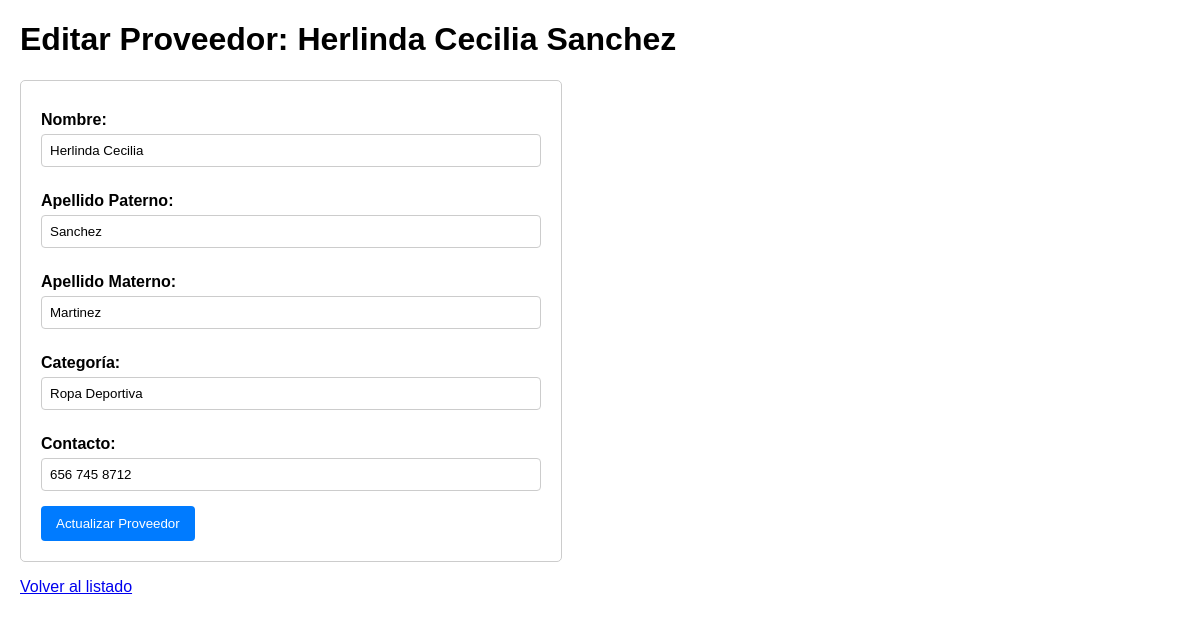
/editar/3/, run on the app's committed database.
### app_proveedor/models.py (models this page shows, shortened)
class Proveedor(models.Model):
    nombre = models.CharField(max_length=50)
    ap_paterno = models.CharField(max_length=50)
    ap_materno = models.CharField(max_length=50)
    categoria = models.CharField(max_length=100)
    contacto = models.CharField(max_length=15) # Usamos CharField para números de contacto
    class Meta:
        db_table = 'proveedor'

### app_proveedor/views.py (the view, shortened to what this page needs)
# urls.py: path('editar/<int:id>/', views.editar_proveedor, name='update_proveedor'),
def editar_proveedor(request, id):
    proveedor = get_object_or_404(Proveedor, id=id)
    return render(request, 'update_proveedor.html', {'proveedor': proveedor})

### app_proveedor/templates/update_proveedor.html (shortened to what this page needs)
<!DOCTYPE html>
<html lang="es">
<head>
</head>
<body>
    <h1>Editar Proveedor: {{ proveedor.nombre }} {{ proveedor.ap_paterno }}</h1>
    <form method="post">
        <label>Nombre:</label>
        <input type="text" name="nombre" value="{{ proveedor.nombre }}" required>
        <label>Apellido Paterno:</label>
        <input type="text" name="ap_paterno" value="{{ proveedor.ap_paterno }}" required>
        <label>Apellido Materno:</label>
        <input type="text" name="ap_materno" value="{{ proveedor.ap_materno }}" required>
        <label>Categoría:</label>
        <input type="text" name="categoria" value="{{ proveedor.categoria }}" required>
        <label>Contacto:</label>
        <input type="text" name="contacto" value="{{ proveedor.contacto }}" maxlength="15" required>
        <button type="submit">Actualizar Proveedor</button>
    </form>
    <p><a href="{% url 'read_proveedor' %}">Volver al listado</a></p>
</body>
</html>

### app_proveedor/templates/update_proveedor.html (style rules this page uses)
body { font-family: Arial, sans-serif; margin: 20px; }
form { max-width: 500px; padding: 20px; border: 1px solid #ccc; border-radius: 5px; }
label { display: block; margin: 10px 0 5px; font-weight: bold; }
input { width: 100%; padding: 8px; margin-bottom: 15px; border: 1px solid #ccc; border-radius: 4px; box-sizing: border-box; }
button { background-color: #007BFF; color: white; padding: 10px 15px; border: none; cursor: pointer; border-radius: 4px; }

### data on the page
Proveedor: nombre "Herlinda Cecilia", ap_paterno "Sanchez", ap_materno "Martinez", categoria "Ropa Deportiva", contacto "656 745 8712"
